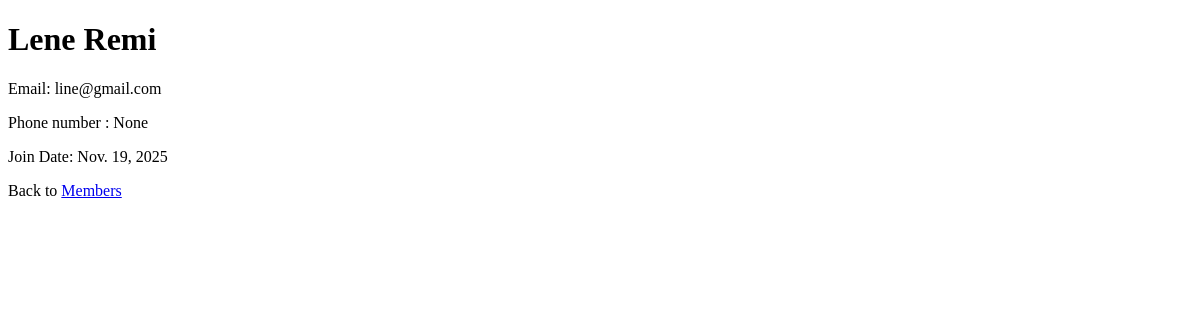
Page /members/details/4/ on the earlier database version.
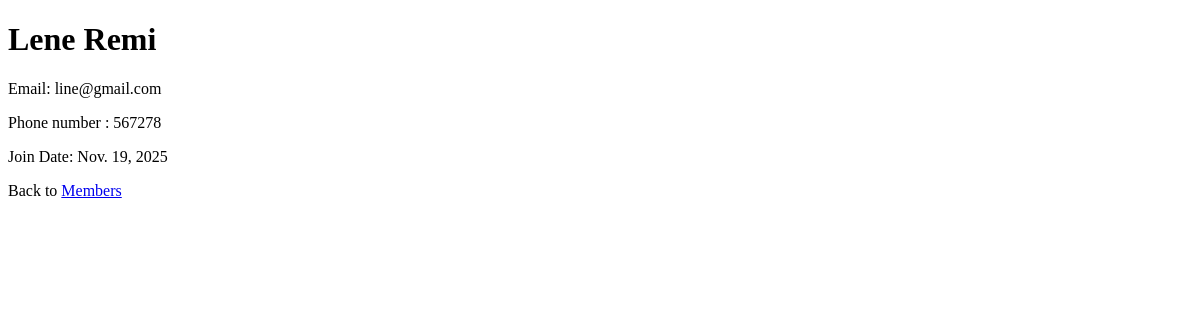
Same page on the later database version.
### members/models.py (models this page shows, shortened)
class Member(models.Model):
    first_name = models.CharField(max_length=30)
    last_name = models.CharField(max_length=30)
    email = models.EmailField(unique=True)
    phone_number = models.IntegerField(null=True)
    join_date = models.DateField(auto_now_add=True)

### members/views.py (the view)
# urls.py: path('members/details/<int:id>/', views.details, name='details'),
def details(request, id):
  member = Member.objects.get(id=id)
  template = loader.get_template('details.html')
  context = {
    'member': member,
  }
  return HttpResponse(template.render(context, request))

### members/templates/details.html (shortened to what this page needs)
{% extends "master.html" %}
{% block content %}
    <h1>{{member.first_name}} {{member.last_name}}</h1>
    <p>Email: {{member.email}}</p>
    <p>Phone number : {{member.phone_number}}</p>
    <p>Join Date: {{member.join_date}}</p>
    <p>Back to <a href="/members">Members</a></p>
{% endblock %}

Differences in the rows shown:
changed Member "Lene": phone_number "None" → "567278"
